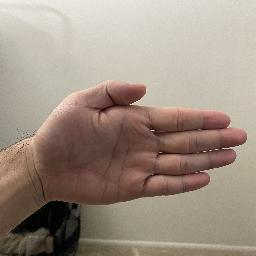
#> input picture hw1/rubik/im1.jpg, 256 x 256 px, given in place of im1.png, which was not available
$ python task23.py
#> lines starting #> are read from the running program, lines starting #| are printed output that depends on the picture; pictures that were not available may be replaced by others from this repository, and a replacement may not be noted
from utils import dehomogenize, homogenize, draw_epipolar, visualize_pcd
import numpy as np
import cv2
import pdb
import os


# [152 lines left out: functions find_fundamental_matrix, compute_epipoles, find_triangulation, not called in this run]


if __name__ == '__main__':

    # You can run it on one or all the examples
    names = os.listdir("task23")
    output = "results/"

    if not os.path.exists(output):
        os.mkdir(output)

    for name in names:
        print(name)

        # load the information
        img1 = cv2.imread(os.path.join("task23", name, "im1.png"))
#> img1 is the input picture: shape (256, 256, 3); mean B, G, R 131.3, 143.8, 159.1
        img1 = cv2.cvtColor(img1, cv2.COLOR_BGR2GRAY)
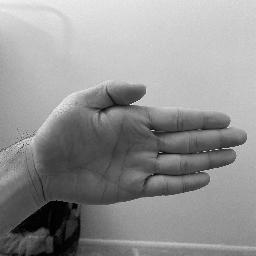
#> img1: shape (256, 256); min 0, max 241, mean 146.9
        img2 = cv2.imread(os.path.join("task23", name, "im2.png"))
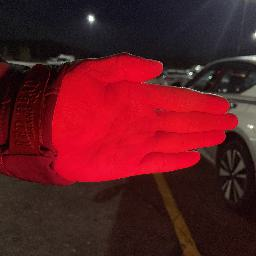
#> input picture hw1/rubik/im2.jpg, 256 x 256 px, given in place of im2.png, which was not available
#> img2 is the input picture: shape (256, 256, 3); mean B, G, R 31.7, 25.3, 92.4
        img2 = cv2.cvtColor(img2, cv2.COLOR_BGR2GRAY)
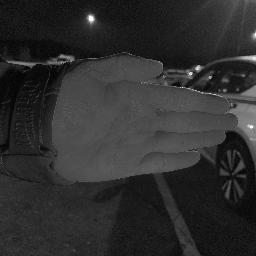
#> img2: shape (256, 256); min 1, max 254, mean 46.1
#> (the run stopped early here; a loop or call above may not have finished)
